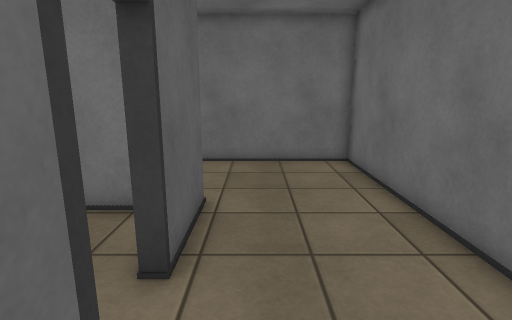
[1] (above)

18 first-person views from a walk through a 3-D level made in the Unity game engine. The camera is 1.4 m above the floor, tilts 12° down and sees 80° across. The floor is counted in squares, 0.5 m on a side. Each view is taken from the middle of a square. On the plan, view 1 faces up. The plan holds only what a view shows up to about 20 squares ahead; the rest is blank. The player is left out. Some surface patterns are stand-ins.

[2]
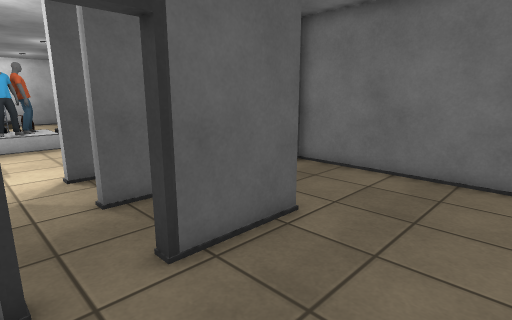

[3]
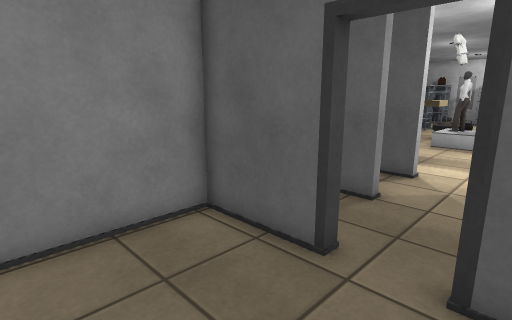

[4]
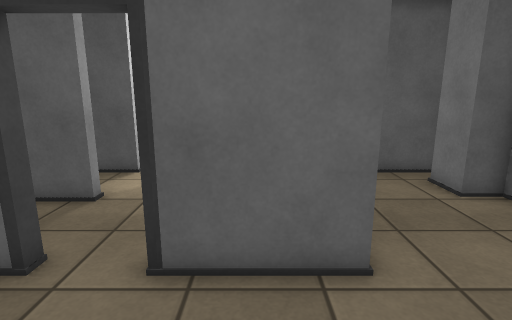

[5]
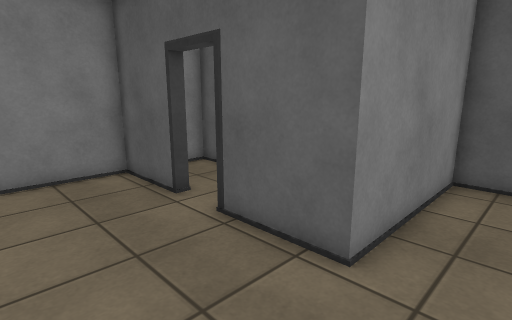

[6]
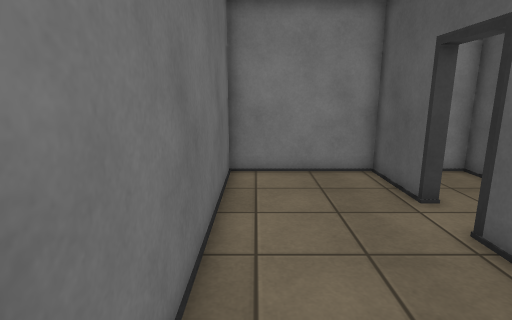

[7]
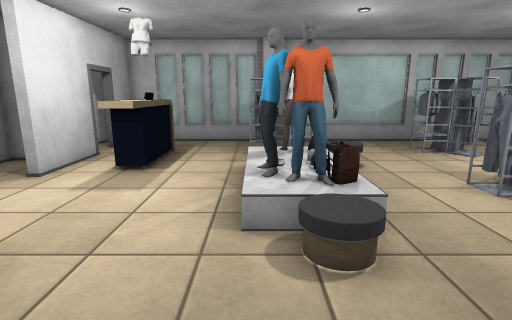

[8]
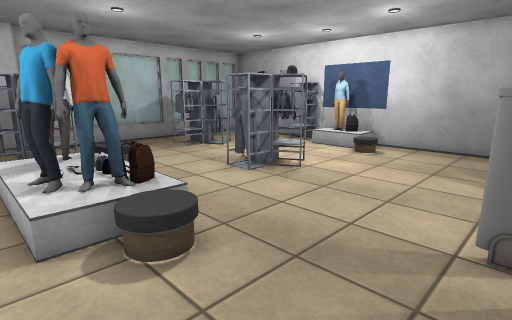

[9]
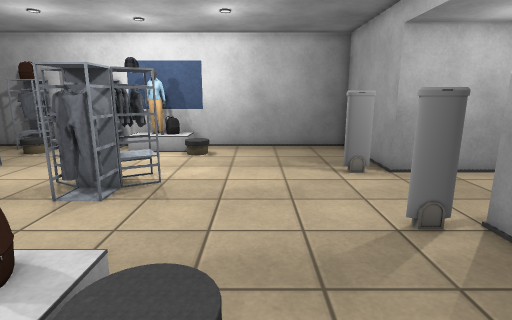

[10]
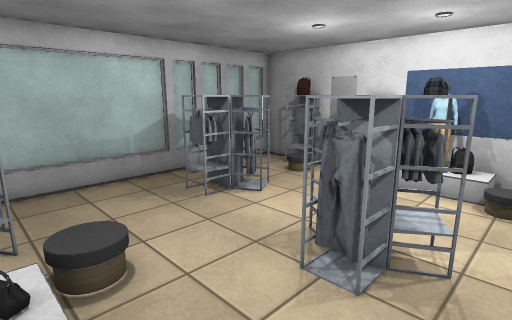

[11]
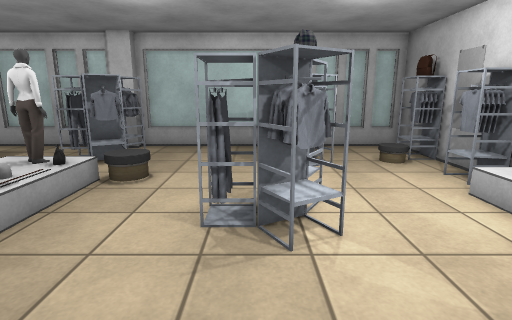

[12]
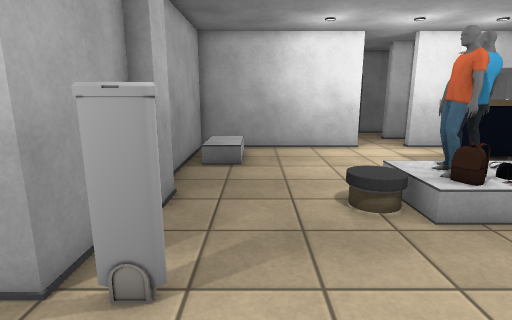

[13]
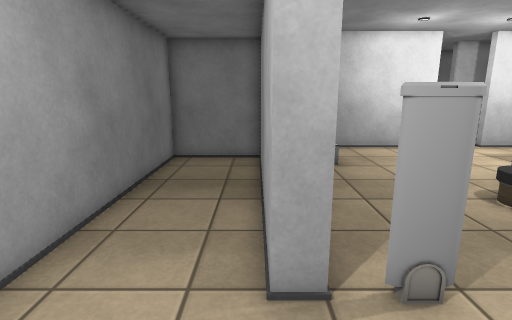

[14]
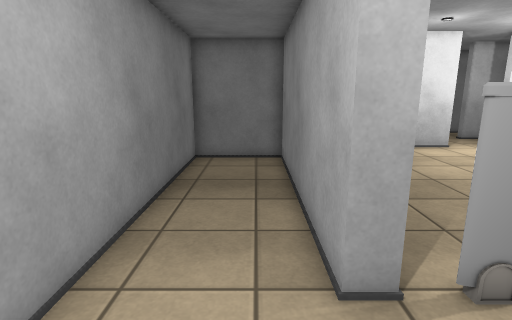

[15]
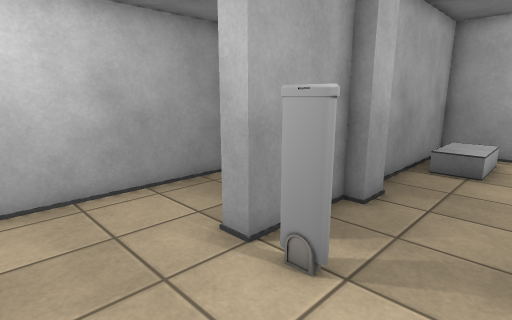

[16]
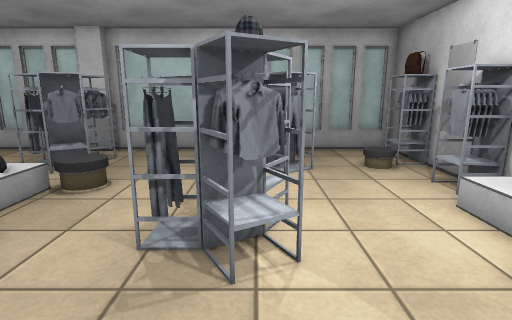

[17]
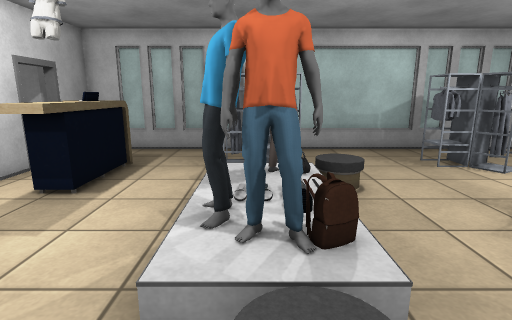

[18]
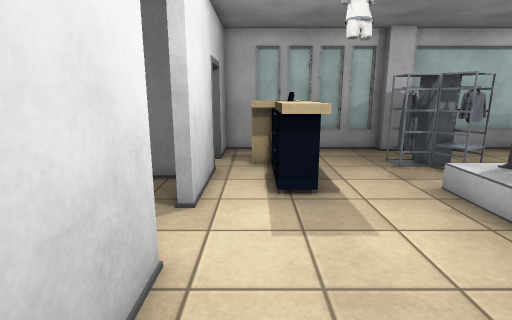

### Floor plan
Key: @ floor where view 1 was taken; # wall or solid block; x gap in a wall; . floor; / step, stairs or slope; T thing the floor can be seen under or through; O other object.
Columns run from 32 left of view 1 to 4 right of it. Each row starts with its distance up from view 1.
 18         ##############
 17       #..............#
 16       #..............#
 15       #..............#
 14       #....###########
 13 #######....##############  ##########
 12 #.....x....x........OOO.####........#
 11 #...................OOO.#...........#
 10 #.......................#...........#
  9 #.......................#...........#
  8 #.......................#######.....#
  7 #.............//........#  #####....#
  6 #.............///.......#  #..##....#
  5 #.O....TT.....## .......#..#..##....#
  4 #O.....TTT.... OO.............##....#
  3 #O.....TTO....OOO...................#
  2 #O.....TTT....OOO....O........##....#
  1 ##............OOO...OO..#..#.. #....#
  0 O#..........OO......OO..#..#.. #@...#
 -1 O#..................OO..#####  ######
 -2 #....##.......O#....OO. #
 -3 ##O..OO##....####...OOO#
 -4 ##...  OO....###O......#
 -5 ##...  .......O#.......#
 -6 #.... .........x.......#
 -7 ########################

Where each view was taken, in squares from view 1:
view 1: 0 up, 0 right, facing up
view 2: 2 up, 3 right, facing up-left
view 3: 5 up, 3 right, facing down-left
view 4: 6 up, 3 right, facing left
view 5: 10 up, 3 right, facing down-left
view 6: 10 up, 3 right, facing down
view 7: 12 up, 16 left, facing down
view 8: 12 up, 15 left, facing down-left
view 9: 8 up, 15 left, facing left
view 10: 6 up, 18 left, facing down-left
view 11: 10 up, 24 left, facing down
view 12: 10 up, 25 left, facing right
view 13: 14 up, 25 left, facing right
view 14: 15 up, 25 left, facing right
view 15: 9 up, 25 left, facing up-right
view 16: 9 up, 25 left, facing down
view 17: 9 up, 17 left, facing down
view 18: 9 up, 10 left, facing down
